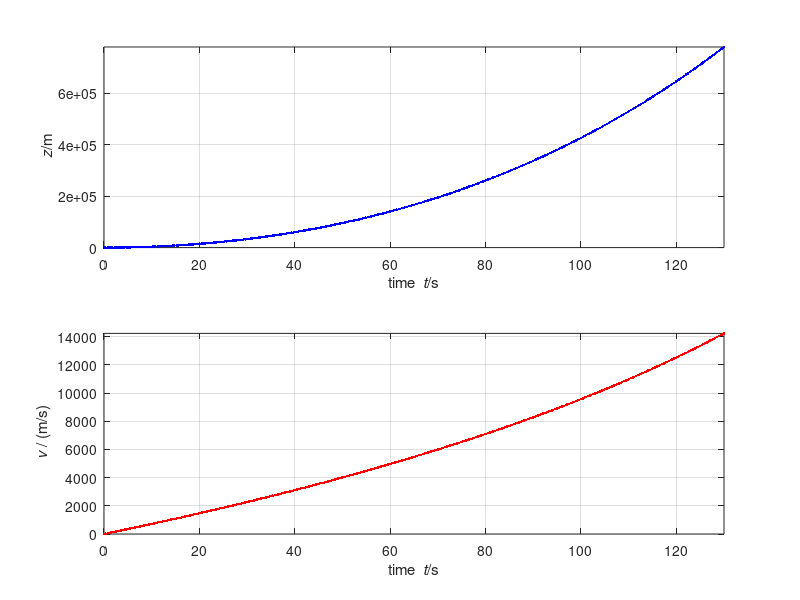

Write MATLAB code to recreate this figure.
%%% Numerical simulation of rocket propulsion
%% Coordinates (t, z)

%% Constants
%2900000 kg total
%2145798 kg fuel stage I
%1499479 kg LOX
%646318 kg RP-1
%792516 kg total without fuel I
%0.19822 g/molRP-1 molar mass
%0.219 kg/mol LOX/RP-1
%2.6e3 kg/s mass flow * 5 = 1.3e4 kg/s -> 1.1e4 mol/s * 5 = 6e5 mol/s
%9753627 mol fuel
%6.8e6 N * 5 thrust sea level = 3.4e7 N thrust sea level
%4000000 N/m^2 pressure
%vb = 2.5 km/s at start?
% 3200 or 1600 K temp ->
% 150 or 300 mol/m^3
% 0.3 drag coef
%113 m^2 drag area
% max vel should be 1620 m/s
m = 7.9e5;         % kg: rocket mass without fuel
rho = 0.22;        % kg/mol: fuel molar mass
delta = 0.46;            % mol/m^3: fuel molar density
A = 50;           % m^2: nozzle area
g = 9.8;      % kg: free-fall acceleration

%% Initial conditions
t = 0;       % s: initial time
N = 9.8e6;  % mol: amount of fuel
z = 0;       % m: altitude of control volume
v = 0;       % m/s: velocity of control volume

%% Boundary conditions
J = -6e4;  % mol/s: matter influx at nozzle
p = 4e6;  % N/m^2: pressure at nozzle
Sigma = A * p;

%% Time-iteration parameters
t1 = 130;    % s: final time
dt = 0.001;  % s: time step

%% Plotting
dtplot = t1/360; % time interval between plots
tplot = dtplot; % time for next plot
figure
subplot(2, 1, 1); plot(t, z, '.b')
xlim([0, t1])
xlabel('time {\it t}/s'); ylabel('{\it z}/m')
axis('tight'); grid on; hold on
subplot(2, 1, 2); plot(t, v, '.r')
xlim([0, t1])
xlabel('time {\it t}/s'); ylabel('{\it v} / (m/s)')
axis('tight'); grid on; hold on %@

%% Numerical time integration
while t < t1 && N > 0 % '&&' means 'and'

  P = (m + rho * N) * v;
  vb = v + J / (A * delta);
  F = Sigma + J * rho * vb; % - 113 * 0.35 * abs(v) * v / 2;
  G = -(m + rho * N) * g;

  t = t + dt;
  N = N + J * dt;
  P = P + (F + G) * dt;
  z = z + v * dt;

  v = P / (m + rho * N);

  %% plot
  if t > tplot
    subplot(2, 1, 1); plot(t, z, '.b')
    subplot(2, 1, 2); plot(t, v, '.r')
    pause(0)
    tplot = tplot + dtplot;
  end %@

end
